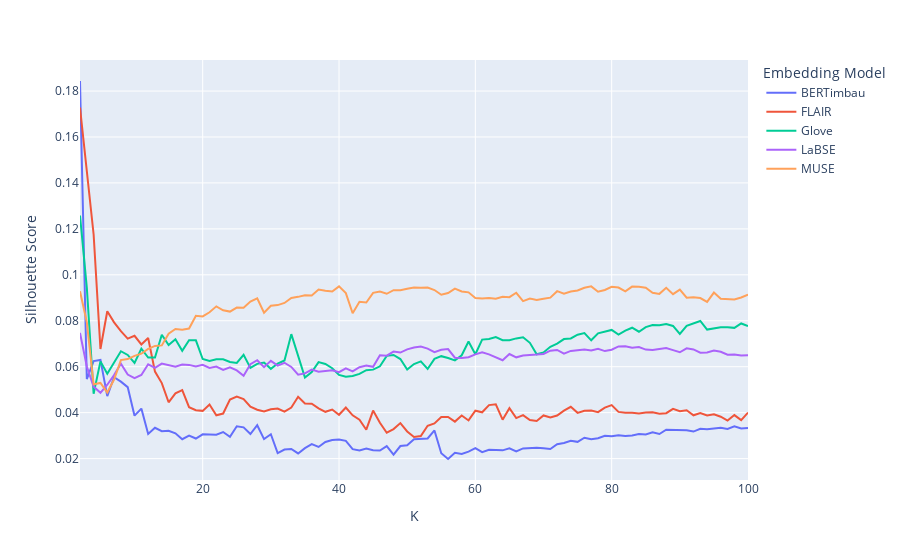

The notebook cell saved with this chart:
### Code cell
# metrics_helper.show_silhouette_score()
